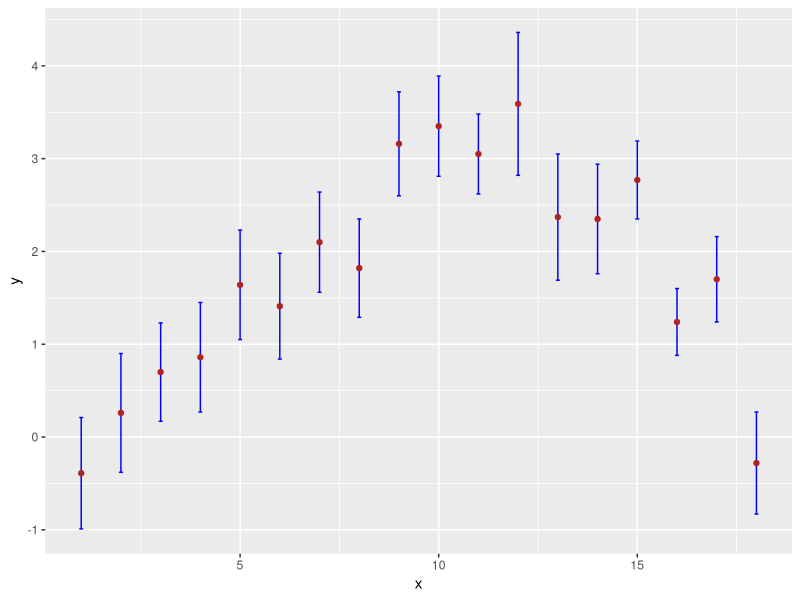
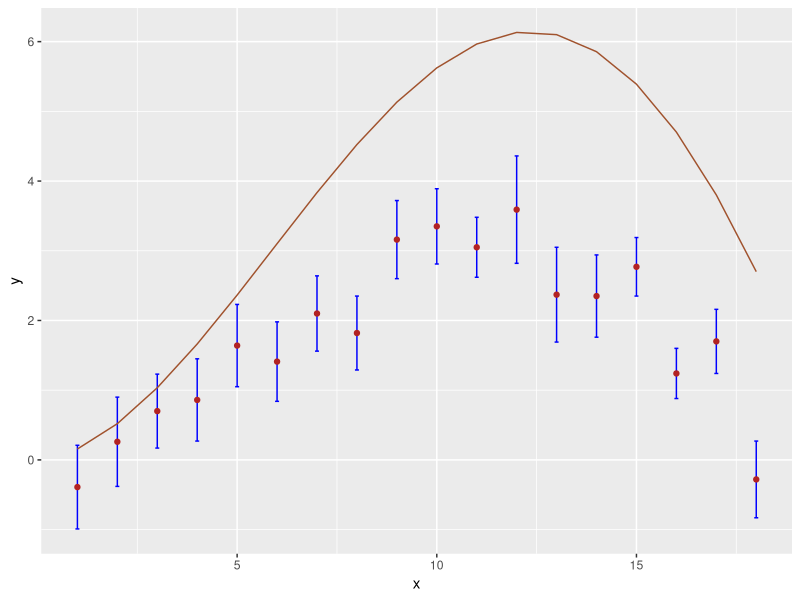
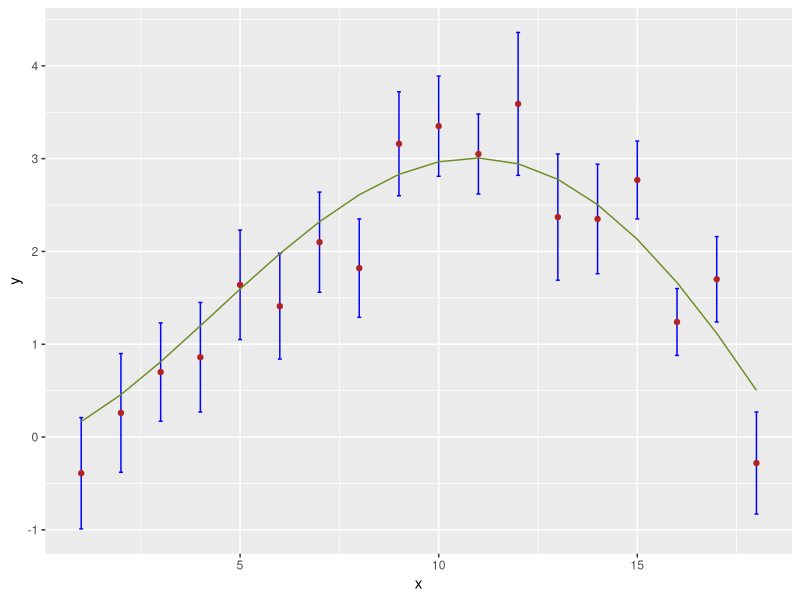

Write R code to recreate these figures, in order.
## ---- chunk 1
library(knitr)
set.seed(202)
n  <- 18
x  <- 1:n
y  <- round(sin(pi*x/n)*sqrt(x) + rnorm(n, sd = 0.5), 2)
e  <- round(rnorm(n, mean = 0.5, sd = 0.1), 2)
df <- data.frame("x" = x, "y" = y, "e" = e)
kable(t(df))

suppressMessages(library(tidyverse))
ggplot(data = df, mapping = aes(x = x, y = y)) +
  geom_errorbar(aes(ymin = y-e, ymax = y+e), width = 0.1, color = "blue") +
  geom_point(color = "firebrick")
## ---- chunk 2
mod.x <- 1:18
mod.y <- sin(pi*x/20)*x^0.75
ggplot(data = df, mapping = aes(x = x, y = y)) +
  geom_errorbar(aes(ymin = y-e, ymax = y+e), width = 0.1, color = "blue") + 
  geom_point(color = "firebrick") +
  geom_line(mapping = aes(x = mod.x, y = mod.y), color = "sienna")
## ---- chunk 3
fit.fun <- function(par, data) {
  x         <- data$x
  y         <- data$y
  e         <- data$e
  objective <- sum((y - sin(x*pi/par[2])*x^par[1])^2/e^2) 
  return(objective)
}
par    <- c(0.75, 20)   # initial guesses for alpha, beta
op.out <- suppressWarnings(optim(par, fit.fun, data = df))
op.out$value            # the minimum chi-square value
op.out$par              # the estimated parameter values
## ---- chunk 4
1 - pchisq(op.out$value, nrow(df) - 2)
## ---- chunk 5
mod.x <- 1:18
mod.y <- sin(pi*x/op.out$par[2])*x^op.out$par[1]
ggplot(data = df, mapping = aes(x = x, y = y)) +
  geom_errorbar(aes(ymin = y-e, ymax = y+e), width = 0.1, color = "blue") + geom_point(color = "firebrick") +
  geom_line(mapping = aes(x = mod.x, y = mod.y), color = "olivedrab")
